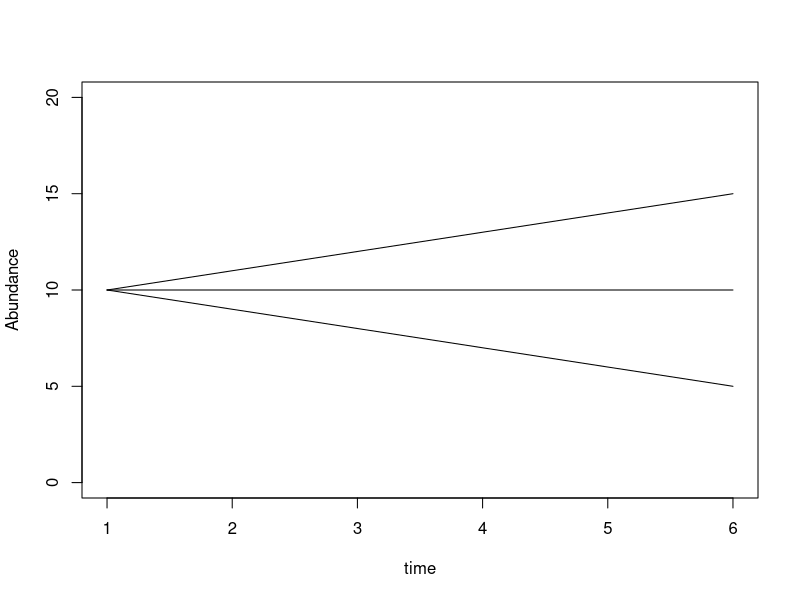
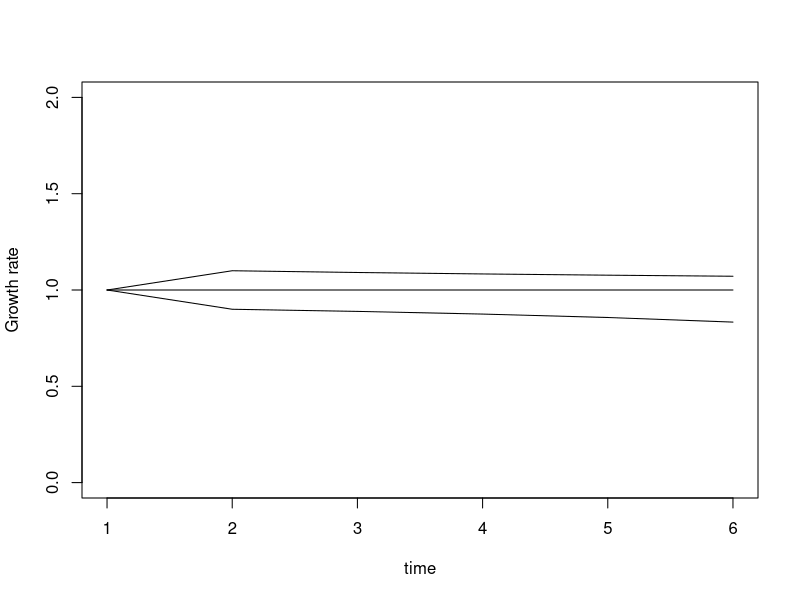
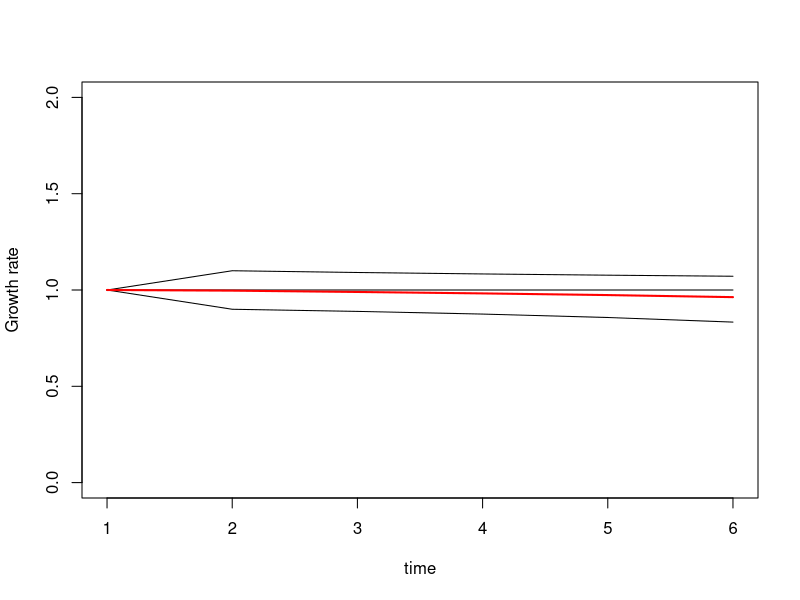
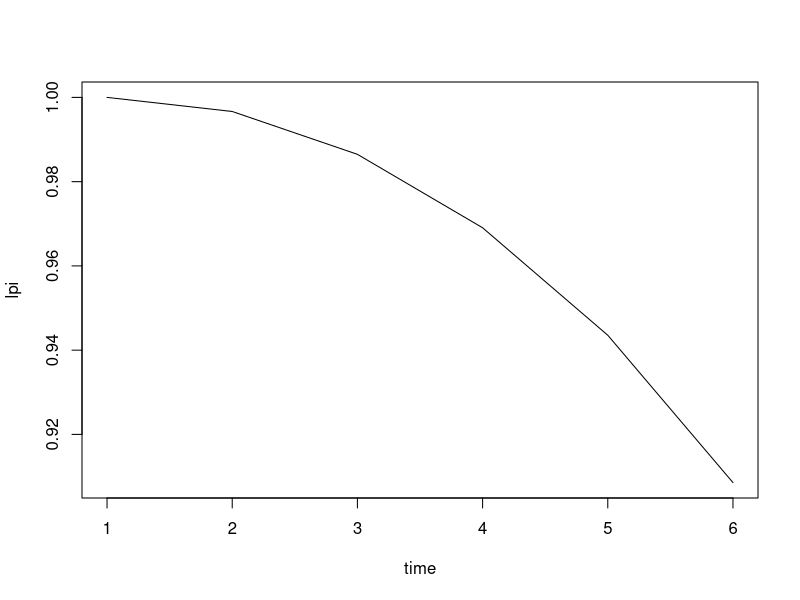

Source code (R) for these figures, in order:
## ---- chunk 1
# make populations
A <- 10:15        # 50% increase
B <- rep(10,6)    # stable
C <- 10:5         # 50% decline
time <- 1:6          # time steps
# plot them
plot(time, A, type = "l", ylim = c(0,20), ylab = "Abundance", xlab = "time")
lines(B)
lines(C)
## ---- chunk 2
# function to calculate growth rate as ratio
dt <- function(x){
  dt <- vector("numeric", length(x))
  dt[1] = 1
  for(t in 2:length(x)){
    dt[t] <- x[t]/x[t-1]
  }
  return(dt)
}

# calculate growth rates
dtA <- dt(A) 
dtB <- dt(B)
dtC <- dt(C)
# plot them
plot(time, dtA, type = "l", ylim = c(0,2), ylab = "Growth rate", xlab = "time")
lines(dtB)
lines(dtC)
## ---- chunk 3
df <- cbind(dtA, dtB, dtC)
means <- apply(df, 1, function(x) prod(x, na.rm = TRUE)^(1/3))
df <- as.data.frame(cbind(df, means))

# plot them
plot(time, dtA, type = "l", ylim = c(0,2), ylab = "Growth rate", xlab = "time")
lines(dtB)
lines(dtC)
# add mean line to plot
lines(df$means, col = "red", lwd = 2)
## ---- chunk 4
# function to calculate LPI from mean dt
calclpi <- function(dt){
  # calculate index value
  lpi = c(1) # initial value is 1 
  for(i in 2:length(dt)){
    lpi[i] <- lpi[i-1]*10^dt[i] }
  return(lpi)
}

lpi <- calclpi(log10(df$means))
plot(lpi ~ time, type = "l")
